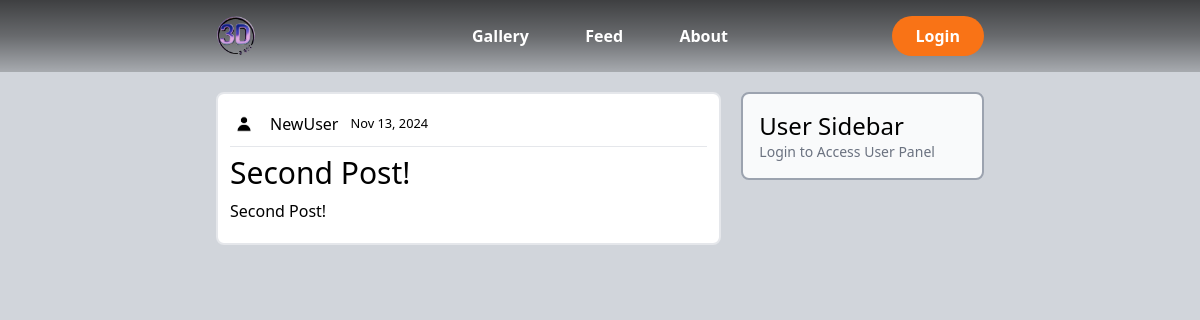
Screenshot of /post/7/ with the database file from the repository.
### canvas/models.py (models this page shows, shortened)
class Post(models.Model):
    title = models.CharField(max_length=100)
    content = models.TextField()
    date_posted = models.DateTimeField(default=timezone.now)
    author = models.ForeignKey(User, on_delete=models.CASCADE)

### user/models.py (models this page shows, shortened)
class Profile(models.Model):
    user = models.OneToOneField(User, on_delete=models.CASCADE)
    image = models.ImageField(default='default.jpg', upload_to='profile_pics')

### canvas/views.py (the view)
# urls.py: path('post/<int:pk>/', PostDetailView.as_view(), name='post-detail'),
class PostDetailView(DetailView):
    model = Post

### canvas/templates/canvas/post_detail.html (shortened to what this page needs)
{% extends "canvas/base.html" %}
{% block content %}
<section class="grid grid-cols-3 gap-5 mt-5">
    <div class="col-span-2">
        <div class="border-2 rounded-lg p-3 mb-4 bg-white">
            <div class="flex items-center mb-1 w-full">
                <img class="rounded-full h-7 w-7 my-1" src="{{ object.author.profile.image.url }}" alt="">
                <a class="px-3" href="">{{ object.author }}</a>
                <small class="w-24">{{ object.date_posted|date:"M d, Y" }}</small>
            </div>
            <hr>
            <h1 class="text-3xl my-2">{{ object.title }}</h1>
            <p class="mb-2">{{ object.content }}</p>
        </div>
    </div>
    <div class="col-span-1 self-start p-4 border-2 border-gray-400 rounded-lg bg-gray-50 ">
        <h3 class="text-2xl">User Sidebar</h3>
        {% if user.is_authenticated %}
        <p class="text-sm text-gray-500">Welcome, {{ user.username }}</p>
        <ul class="mt-5 divide-y divide-gray-200 bg-gray-50 border-slate-500 border">
            <li class="text-gray-400"><a href="{% url 'post-create' %}" class="block p-3 w-full text-center">Create Post</a></li>
        </ul>
        <ul class="mt-5 divide-y divide-gray-200 bg-gray-50 border-slate-500 border">
            <li class="text-gray-400"><a href="{% url 'image-create' %}" class="block p-3 w-full text-center">Upload Img</a></li>
        </ul>
        {% else %}
        <p class="text-sm text-gray-500">Login to Access User Panel</p>
        {% endif %}
    </div>
</section>
{% endblock content %}

### rows the page displays
Post: author.profile.image (placeholder picture), author "NewUser", date_posted "Nov 13, 2024", title "Second Post!", content "Second Post!"
